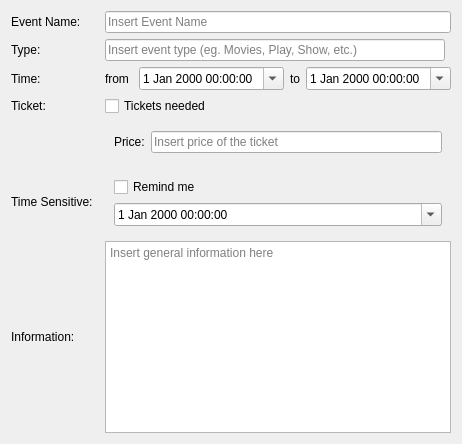
              <widget class="QWidget" name="eventEditWidget" native="true">
               <layout class="QGridLayout" name="gridLayout_6">
                <item row="2" column="0">
                 <widget class="QLabel" name="label_40">
                  <property name="text">
                   <string>Time:</string>
                  </property>
                 </widget>
                </item>
                <item row="3" column="2" colspan="2">
                 <widget class="QCheckBox" name="eventTicketCheckBox">
                  <property name="text">
                   <string>Tickets needed</string>
                  </property>
                 </widget>
                </item>
                <item row="5" column="0">
                 <widget class="QLabel" name="label_38">
                  <property name="text">
                   <string>Time Sensitive:</string>
                  </property>
                  <property name="alignment">
                   <set>Qt::AlignLeading|Qt::AlignLeft|Qt::AlignVCenter</set>
                  </property>
                 </widget>
                </item>
                <item row="6" column="0">
                 <widget class="QLabel" name="label_39">
                  <property name="text">
                   <string>Information:</string>
                  </property>
                  <property name="alignment">
                   <set>Qt::AlignLeading|Qt::AlignLeft|Qt::AlignVCenter</set>
                  </property>
                 </widget>
                </item>
                <item row="5" column="2" colspan="2">
                 <widget class="QWidget" name="eventTimeSensitiveWidget" native="true">
                  <layout class="QVBoxLayout" name="verticalLayout_11">
                   <item>
                    <widget class="QCheckBox" name="eventTimeSensitiveCheckBox">
                     <property name="text">
                      <string>Remind me</string>
                     </property>
                    </widget>
                   </item>
                   <item>
                    <widget class="QDateTimeEdit" name="eventTimeSensitiveDateTimeEdit">
                     <property name="calendarPopup">
                      <bool>true</bool>
                     </property>
                    </widget>
                   </item>
                  </layout>
                 </widget>
                </item>
                <item row="3" column="0">
                 <widget class="QLabel" name="label_36">
                  <property name="text">
                   <string>Ticket:</string>
                  </property>
                 </widget>
                </item>
                <item row="4" column="2" colspan="2">
                 <widget class="QWidget" name="eventTicketWidget" native="true">
                  <layout class="QGridLayout" name="gridLayout_7">
                   <item row="0" column="0">
                    <widget class="QLabel" name="label_37">
                     <property name="text">
                      <string>Price:</string>
                     </property>
                    </widget>
                   </item>
                   <item row="0" column="1">
                    <widget class="QLineEdit" name="eventTicketPriceLineEdit">
                     <property name="placeholderText">
                      <string>Insert price of the ticket</string>
                     </property>
                    </widget>
                   </item>
                  </layout>
                 </widget>
                </item>
                <item row="0" column="2" colspan="2">
                 <widget class="QLineEdit" name="eventNameLineEdit">
                  <property name="placeholderText">
                   <string>Insert Event Name</string>
                  </property>
                 </widget>
                </item>
                <item row="0" column="0" colspan="2">
                 <widget class="QLabel" name="label_33">
                  <property name="text">
                   <string>Event Name:</string>
                  </property>
                 </widget>
                </item>
                <item row="6" column="2" colspan="2">
                 <widget class="QTextEdit" name="eventInfoTextEdit">
                  <property name="sizePolicy">
                   <sizepolicy hsizetype="Preferred" vsizetype="Fixed">
                    <horstretch>0</horstretch>
                    <verstretch>0</verstretch>
                   </sizepolicy>
                  </property>
                  <property name="minimumSize">
                   <size>
                    <width>0</width>
                    <height>50</height>
                   </size>
                  </property>
                  <property name="placeholderText">
                   <string>Insert general information here</string>
                  </property>
                 </widget>
                </item>
                <item row="2" column="2" colspan="2">
                 <layout class="QHBoxLayout" name="horizontalLayout_8">
                  <item>
                   <widget class="QLabel" name="label_34">
                    <property name="sizePolicy">
                     <sizepolicy hsizetype="Preferred" vsizetype="Preferred">
                      <horstretch>0</horstretch>
                      <verstretch>0</verstretch>
                     </sizepolicy>
                    </property>
                    <property name="text">
                     <string>from </string>
                    </property>
                   </widget>
                  </item>
                  <item>
                   <widget class="QDateTimeEdit" name="eventFromDateTimeEdit">
                    <property name="sizePolicy">
                     <sizepolicy hsizetype="Expanding" vsizetype="Fixed">
                      <horstretch>0</horstretch>
                      <verstretch>0</verstretch>
                     </sizepolicy>
                    </property>
                    <property name="calendarPopup">
                     <bool>true</bool>
                    </property>
                   </widget>
                  </item>
                  <item>
                   <widget class="QLabel" name="label_35">
                    <property name="sizePolicy">
                     <sizepolicy hsizetype="Minimum" vsizetype="Preferred">
                      <horstretch>0</horstretch>
                      <verstretch>0</verstretch>
                     </sizepolicy>
                    </property>
                    <property name="text">
                     <string>to</string>
                    </property>
                   </widget>
                  </item>
                  <item>
                   <widget class="QDateTimeEdit" name="eventToDateTimeEdit">
                    <property name="sizePolicy">
                     <sizepolicy hsizetype="Expanding" vsizetype="Fixed">
                      <horstretch>0</horstretch>
                      <verstretch>0</verstretch>
                     </sizepolicy>
                    </property>
                    <property name="calendarPopup">
                     <bool>true</bool>
                    </property>
                   </widget>
                  </item>
                 </layout>
                </item>
                <item row="1" column="0">
                 <widget class="QLabel" name="label_41">
                  <property name="text">
                   <string>Type:</string>
                  </property>
                 </widget>
                </item>
                <item row="1" column="2">
                 <widget class="QLineEdit" name="eventTypeLineEdit">
                  <property name="placeholderText">
                   <string>Insert event type (eg. Movies, Play, Show, etc.)</string>
                  </property>
                 </widget>
                </item>
               </layout>
              </widget>
